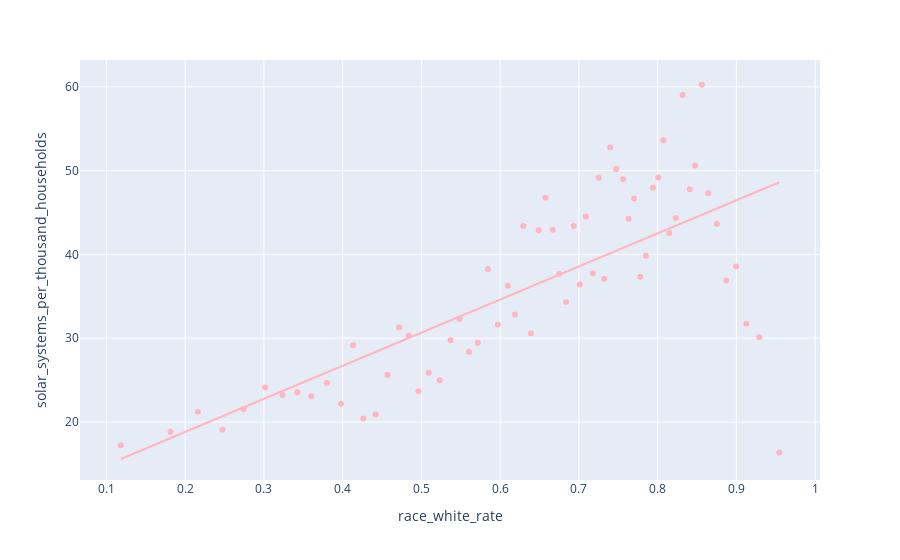

This figure's notebook cell:
### Code cell
hi19 = median_dataframe("white_binned", 'race_white_rate')
plot_scatter(hi19, 'race_white_rate', 'solar_systems_per_thousand_households', 'LightPink', 'race_white')
